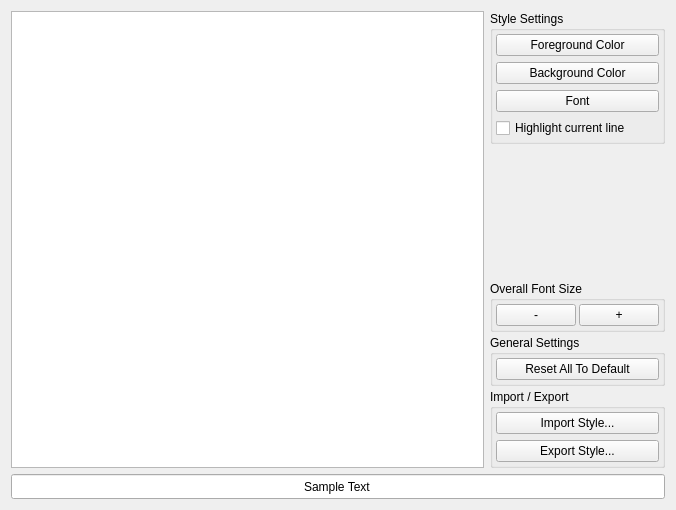
<?xml version="1.0" encoding="UTF-8"?>
<ui version="4.0">
 <class>WidgetPropEditorStyles</class>
 <widget class="QWidget" name="WidgetPropEditorStyles">
  <property name="geometry">
   <rect>
    <x>0</x>
    <y>0</y>
    <width>676</width>
    <height>510</height>
   </rect>
  </property>
  <property name="windowTitle">
   <string>Form</string>
  </property>
  <layout class="QGridLayout" name="gridLayout">
   <item row="0" column="0">
    <widget class="QListWidget" name="listWidget"/>
   </item>
   <item row="1" column="0" colspan="2">
    <widget class="QLineEdit" name="lblSampleText">
     <property name="sizePolicy">
      <sizepolicy hsizetype="Expanding" vsizetype="Preferred">
       <horstretch>0</horstretch>
       <verstretch>0</verstretch>
      </sizepolicy>
     </property>
     <property name="minimumSize">
      <size>
       <width>0</width>
       <height>25</height>
      </size>
     </property>
     <property name="text">
      <string>Sample Text</string>
     </property>
     <property name="alignment">
      <set>Qt::AlignCenter</set>
     </property>
     <property name="readOnly">
      <bool>true</bool>
     </property>
    </widget>
   </item>
   <item row="0" column="1">
    <layout class="QVBoxLayout" name="verticalLayout">
     <property name="spacing">
      <number>3</number>
     </property>
     <item>
      <widget class="QGroupBox" name="groupBox">
       <property name="title">
        <string>Style Settings</string>
       </property>
       <property name="flat">
        <bool>true</bool>
       </property>
       <layout class="QVBoxLayout" name="verticalLayout_2">
        <property name="leftMargin">
         <number>3</number>
        </property>
        <property name="topMargin">
         <number>3</number>
        </property>
        <property name="rightMargin">
         <number>3</number>
        </property>
        <property name="bottomMargin">
         <number>3</number>
        </property>
        <item>
         <widget class="ColorPickerButton" name="btnForegroundColor">
          <property name="text">
           <string>Foreground Color</string>
          </property>
          <property name="displayColorName">
           <bool>false</bool>
          </property>
         </widget>
        </item>
        <item>
         <widget class="ColorPickerButton" name="btnBackgroundColor">
          <property name="text">
           <string>Background Color</string>
          </property>
          <property name="displayColorName">
           <bool>false</bool>
          </property>
         </widget>
        </item>
        <item>
         <widget class="QPushButton" name="btnFont">
          <property name="sizePolicy">
           <sizepolicy hsizetype="Preferred" vsizetype="Fixed">
            <horstretch>0</horstretch>
            <verstretch>0</verstretch>
           </sizepolicy>
          </property>
          <property name="text">
           <string>Font</string>
          </property>
         </widget>
        </item>
        <item>
         <widget class="QCheckBox" name="checkShowCaretBackground">
          <property name="text">
           <string>Highlight current line</string>
          </property>
         </widget>
        </item>
       </layout>
      </widget>
     </item>
     <item>
      <spacer name="verticalSpacer">
       <property name="orientation">
        <enum>Qt::Vertical</enum>
       </property>
       <property name="sizeHint" stdset="0">
        <size>
         <width>20</width>
         <height>140</height>
        </size>
       </property>
      </spacer>
     </item>
     <item>
      <widget class="QGroupBox" name="groupBox_2">
       <property name="title">
        <string>Overall Font Size</string>
       </property>
       <property name="flat">
        <bool>true</bool>
       </property>
       <layout class="QVBoxLayout" name="verticalLayout_3">
        <property name="leftMargin">
         <number>3</number>
        </property>
        <property name="topMargin">
         <number>3</number>
        </property>
        <property name="rightMargin">
         <number>3</number>
        </property>
        <property name="bottomMargin">
         <number>3</number>
        </property>
        <item>
         <layout class="QHBoxLayout" name="horizontalLayout">
          <property name="spacing">
           <number>3</number>
          </property>
          <item>
           <widget class="QPushButton" name="btnFontSizeDec">
            <property name="sizePolicy">
             <sizepolicy hsizetype="Preferred" vsizetype="Fixed">
              <horstretch>0</horstretch>
              <verstretch>0</verstretch>
             </sizepolicy>
            </property>
            <property name="text">
             <string>-</string>
            </property>
           </widget>
          </item>
          <item>
           <widget class="QPushButton" name="btnFontSizeInc">
            <property name="sizePolicy">
             <sizepolicy hsizetype="Preferred" vsizetype="Fixed">
              <horstretch>0</horstretch>
              <verstretch>0</verstretch>
             </sizepolicy>
            </property>
            <property name="text">
             <string>+</string>
            </property>
           </widget>
          </item>
         </layout>
        </item>
       </layout>
      </widget>
     </item>
     <item>
      <widget class="QGroupBox" name="groupBox_3">
       <property name="title">
        <string>General Settings</string>
       </property>
       <property name="flat">
        <bool>true</bool>
       </property>
       <layout class="QVBoxLayout" name="verticalLayout_4">
        <property name="leftMargin">
         <number>3</number>
        </property>
        <property name="topMargin">
         <number>3</number>
        </property>
        <property name="rightMargin">
         <number>3</number>
        </property>
        <property name="bottomMargin">
         <number>3</number>
        </property>
        <item>
         <widget class="QPushButton" name="btnReset">
          <property name="sizePolicy">
           <sizepolicy hsizetype="Preferred" vsizetype="Fixed">
            <horstretch>0</horstretch>
            <verstretch>0</verstretch>
           </sizepolicy>
          </property>
          <property name="text">
           <string>Reset All To Default</string>
          </property>
         </widget>
        </item>
       </layout>
      </widget>
     </item>
     <item>
      <widget class="QGroupBox" name="groupBox_4">
       <property name="title">
        <string>Import / Export</string>
       </property>
       <property name="flat">
        <bool>true</bool>
       </property>
       <layout class="QVBoxLayout" name="verticalLayout_5">
        <property name="leftMargin">
         <number>3</number>
        </property>
        <property name="topMargin">
         <number>3</number>
        </property>
        <property name="rightMargin">
         <number>3</number>
        </property>
        <property name="bottomMargin">
         <number>3</number>
        </property>
        <item>
         <widget class="QPushButton" name="btnImport">
          <property name="text">
           <string>Import Style...</string>
          </property>
         </widget>
        </item>
        <item>
         <widget class="QPushButton" name="btnExport">
          <property name="text">
           <string>Export Style...</string>
          </property>
         </widget>
        </item>
       </layout>
      </widget>
     </item>
    </layout>
   </item>
  </layout>
 </widget>
 <customwidgets>
  <customwidget>
   <class>ColorPickerButton</class>
   <extends>QPushButton</extends>
   <header>colorPickerButton.h</header>
  </customwidget>
 </customwidgets>
 <resources/>
 <connections/>
</ui>
